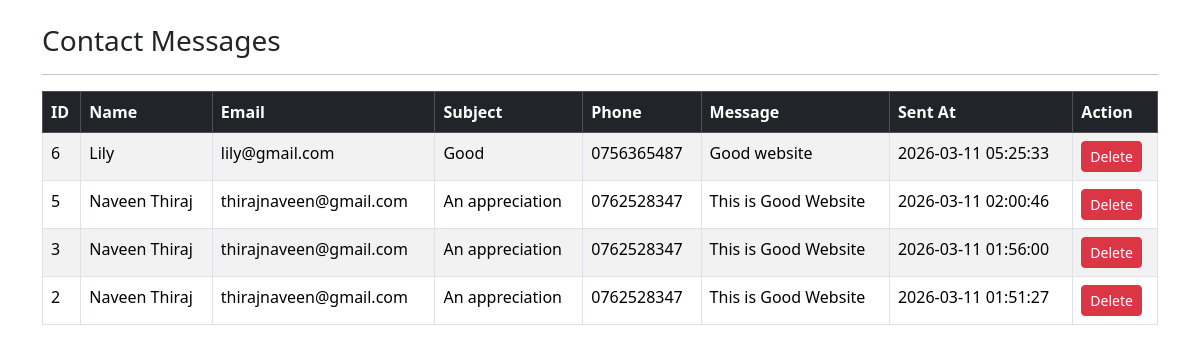
/admin/view-messages.php (signed in), run on the app's committed database.
### tables this page shows
CREATE TABLE `contact_messages` (
  `id` int(11) NOT NULL,
  `name` varchar(100) DEFAULT NULL,
  `email` varchar(100) DEFAULT NULL,
  `subject` varchar(150) DEFAULT NULL,
  `phone` varchar(20) DEFAULT NULL,
  `message` text DEFAULT NULL,
  `created_at` timestamp NOT NULL DEFAULT current_timestamp()
);

### admin/view-messages.php (the view, shortened to what this page needs)
<?php
include '../includes/db.php';
$result = $conn->query("SELECT * FROM contact_messages ORDER BY id DESC");
?>
<!DOCTYPE html>
<html>
<head>
    <link href="https://cdn.jsdelivr.net/npm/bootstrap@5.3.2/dist/css/bootstrap.min.css" rel="stylesheet">
</head>
<body>
<div class="container mt-4">
    <h3>Contact Messages</h3>
    <hr>
    <table class="table table-bordered table-striped">
        <thead class="table-dark">
            <tr>
                <th>ID</th>
                <th>Name</th>
                <th>Email</th>
                <th>Subject</th>
                <th>Phone</th>
                <th>Message</th>
                <th>Sent At</th>
                <th>Action</th>
            </tr>
        </thead>
        <tbody>
        <?php if($result->num_rows > 0): ?>
            <?php while($row = $result->fetch_assoc()): ?>
            <tr>
                <td><?php echo $row['id']; ?></td>
                <td><?php echo htmlspecialchars($row['name']); ?></td>
                <td><?php echo htmlspecialchars($row['email']); ?></td>
                <td><?php echo htmlspecialchars($row['subject']); ?></td>
                <td><?php echo htmlspecialchars($row['phone']); ?></td>
                <td><?php echo nl2br(htmlspecialchars($row['message'])); ?></td>
                <td><?php echo $row['created_at']; ?></td>
                <td>
                    <a href="view-messages.php?delete=<?php echo $row['id']; ?>"
                       class="btn btn-danger btn-sm"
                       onclick="return confirm('Are you sure you want to delete this message?');">
                       Delete
                    </a>
                </td>
            </tr>
            <?php endwhile; ?>
        <?php else: ?>
            <tr>
                <td colspan="6" class="text-center">No messages found.</td>
            </tr>
        <?php endif; ?>
        </tbody>
    </table>
</div>
</body>
</html>

### data on the page
contact_messages: id "6", name "Lily", email "lily@gmail.com", subject "Good", phone "0756365487", message "Good website", created_at "2026-03-11 05:25:33"
contact_messages: id "5", name "Naveen Thiraj", email "thirajnaveen@gmail.com", subject "An appreciation", phone "0762528347", message "This is Good Website", created_at "2026-03-11 02:00:46"
contact_messages: id "3", name "Naveen Thiraj", email "thirajnaveen@gmail.com", subject "An appreciation", phone "0762528347", message "This is Good Website", created_at "2026-03-11 01:56:00"
contact_messages: id "2", name "Naveen Thiraj", email "thirajnaveen@gmail.com", subject "An appreciation", phone "0762528347", message "This is Good Website", created_at "2026-03-11 01:51:27"
